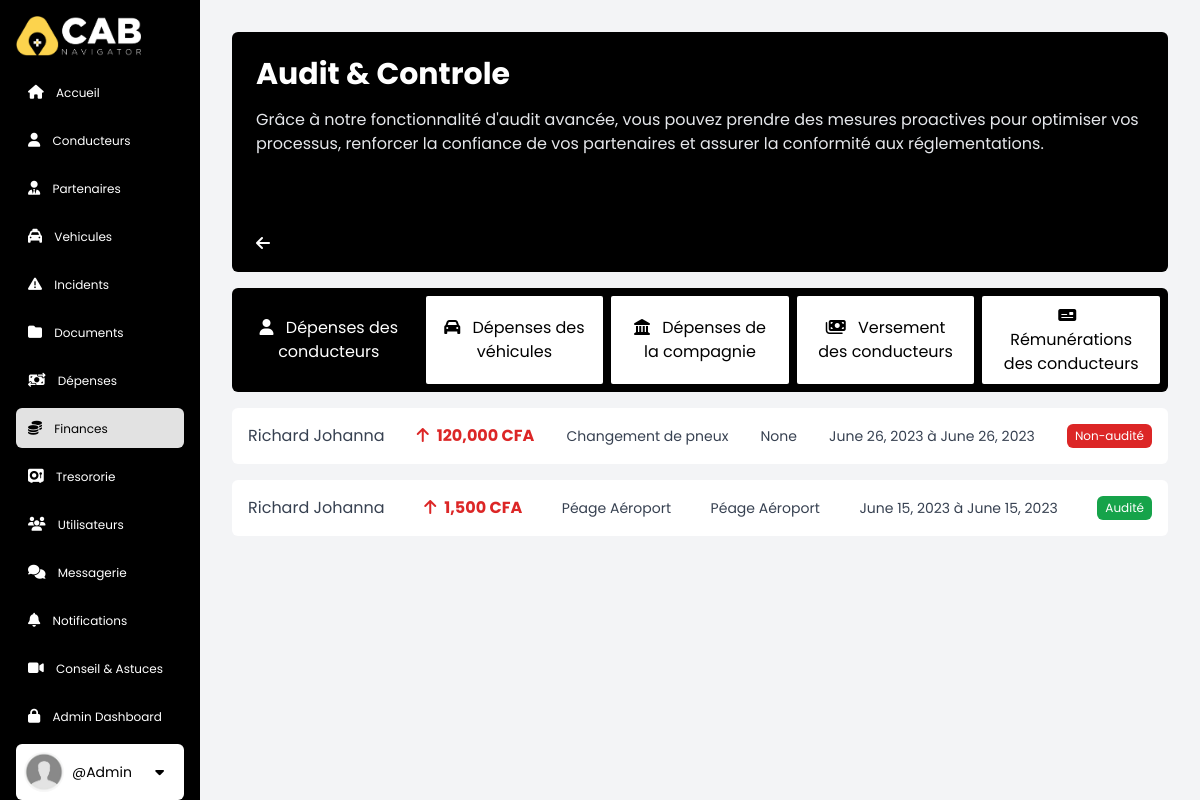
/finances/audit/ (signed in), run on the app's committed database.
### accounts/models.py (models this page shows, shortened)
class CustomUser(AbstractBaseUser, PermissionsMixin):
    pass
    email = models.EmailField(db_index=True, unique=True, max_length=255)
    username = models.CharField(
        max_length=255, unique=True,  blank=True, null=True)
    first_name = models.CharField(max_length=255)
    last_name = models.CharField(max_length=255)
    phone = models.CharField(max_length=255, blank=True, null=True)
    role = models.ForeignKey(
        Role, on_delete=models.SET_NULL, blank=True, null=True,)
    is_active = models.BooleanField(default=True)
    is_staff = models.BooleanField(default=False)
    is_superuser = models.BooleanField(default=False)
    objects = CustomUserManager()
    USERNAME_FIELD = 'email'
    REQUIRED_FIELDS = []

### finances/models.py (models this page shows, shortened)
class DriverExpense(models.Model):
    vault = models.ForeignKey(
        Vault, on_delete=models.SET_NULL, null=True, blank=True)
    driver = models.ForeignKey(
        Driver, on_delete=models.SET_NULL, null=True, blank=True)
    title = models.CharField(max_length=255, default='')
    details = models.CharField(max_length=1000, blank=True, null=True)
    amount = models.IntegerField(null=False, blank=True, default='0')
    date = models.DateField(null=True, blank=True)
    time = models.TimeField(null=True, blank=True)
    is_audited = models.BooleanField(default=False)
    receit = models.ImageField(
        upload_to='driver_expenses', blank=True, null=True)

### base/models.py (models this page shows, shortened)
class Driver(models.Model):
    user = models.OneToOneField(CustomUser, on_delete=models.CASCADE)
    vehicle = models.ForeignKey(
        'Vehicle', on_delete=models.SET_NULL, null=True, blank=True)
    civility = models.CharField(max_length=50, default='', choices=civ_titles)
    martital_status = models.CharField(
        max_length=50, default='', choices=marital_statuses)
    first_name = models.CharField(max_length=255)
    last_name = models.CharField(max_length=255)
    nationality = CountryField(
        blank_label="", blank=True, null=True)
    date_of_birth = models.DateField(null=True, blank=True)
    place_of_birth = models.CharField(
        max_length=255, default='', blank=True, null=True)
    city = models.CharField(max_length=255, default='', blank=True, null=True)
    phone = models.CharField(max_length=255, default='',)
    address = models.CharField(
        max_length=255, default='', blank=True, null=True)
    bio = models.CharField(max_length=1000, blank=True, null=True)
    image = models.ImageField(upload_to='drivers', blank=True, null=True)
    date_joined = models.DateTimeField(auto_now=True)
    is_active = models.BooleanField(default=False)
    score = models.IntegerField(null=False, blank=True, default='100')
    observation = models.CharField(
        max_length=1000, default='', null=True, blank=True)

### finances/views.py (the view)
# urls.py: path('audit/', audit, name='audit'),
@login_required(login_url='login')
def audit(req):
    user = req.user
    if user.role.sec_level < 3:
        return HttpResponseRedirect(req.META.get('HTTP_REFERER'))
    payments = Payment.objects.all().all().order_by('-payday')
    payouts = Payout.objects.all().all().order_by('-payday')
    d_expenses = DriverExpense.objects.all().order_by('-date')
    v_expenses = VehicleExpense.objects.all().order_by('-date')
    g_expenses = GlobalExpense.objects.all().order_by('-date')
    context = {
        "finance_page": "active",
        'title': 'audits',
        'payments': payments,
        'payouts': payouts,
        'd_expenses': d_expenses,
        'v_expenses': v_expenses,
        'g_expenses': g_expenses,
    }
    return render(req, 'finances/accounting/audit.html', context)

### finances/templates/finances/accounting/audit.html (shortened to what this page needs)
{% extends 'main.html' %} {% load static %} {% block content %}
<div class="relative bg-black p-6 w-full h-60 rounded-md overflow-hidden">
  <h1 class="text-white text-3xl font-bold">Audit & Controle</h1>
  <p class="mt-4 text-gray-200">
    Grâce à notre fonctionnalité d'audit avancée, vous pouvez prendre des
    mesures proactives pour optimiser vos processus, renforcer la confiance de
    vos partenaires et assurer la conformité aux réglementations.
  </p>
  <a
    href="{% url 'finances' %}"
    class="text-white hover:text-amber-300 py-2 transition duration-300 ease-in-out absolute bottom-2 left-6"
    ><i class="fa-solid fa-arrow-left"></i
  ></a>
</div>
<nav
  class="tabbar mx-auto my-4 p-2 bg-black rounded-md flex justify-between gap-2 w-full"
>
  <button
    class="tabbutton px-4 py-2 bg-white hover:bg-black text-black hover:text-white rounded-sm w-full"
    onclick="openTab(event, 'd_expenses')"
    id="defaulttab"
  >
    <i class="fa-solid fa-user lg:mr-2"></i>
    <span class="hidden lg:inline"> Dépenses des conducteurs </span>
  </button>
  <button
    class="tabbutton px-4 py-2 bg-white hover:bg-black text-black hover:text-white rounded-sm w-full"
    onclick="openTab(event, 'v_expenses')"
  >
    <i class="fa-solid fa-car lg:mr-2"></i>
    <span class="hidden lg:inline"> Dépenses des véhicules </span>
  </button>
  <button
    class="tabbutton px-4 py-2 bg-white hover:bg-black text-black hover:text-white rounded-sm w-full"
    onclick="openTab(event, 'g_expenses')"
  >
    <i class="fa-solid fa-landmark lg:mr-2"></i>
    <span class="hidden lg:inline"> Dépenses de la compagnie </span>
  </button>
  <button
    class="tabbutton px-4 py-2 bg-white hover:bg-black text-black hover:text-white rounded-sm w-full"
    onclick="openTab(event, 'payments')"
  >
    <i class="fa-solid fa-money-bills lg:mr-2"></i>
    <span class="hidden lg:inline"> Versement des conducteurs</span>
  </button>
  <button
    class="tabbutton px-4 py-2 bg-white hover:bg-black text-black hover:text-white rounded-sm w-full"
    onclick="openTab(event, 'payouts')"
  >
    <i class="fa-solid fa-money-check lg:mr-2"></i>
    <span class="hidden lg:inline"> Rémunérations des conducteurs</span>
  </button>
</nav>
<section id="d_expenses" class="tabcontent w-full mx-auto mb-8">
  {% if not d_expenses %}
  <div
    class="p-8 my-40 bg-gray-100 max-w-[400px] mx-auto rounded-md flex-col text-center"
  >
    <i class="fa-regular fa-folder-open text-7xl"></i>
    <p class="mt-4">Aucune données disponible pour le moment</p>
  </div>
  {% else %}
  <div class="flex flex-col gap-4">
    {% for obj in d_expenses %}
    <a href="{% url 'd_expense' obj.id  %}">
      <div
        class="p-4 flex flex-col md:flex-row justify-between items-center bg-white rounded-md overflow-hidden"
      >
        <p>{{obj.driver.last_name}} {{obj.driver.first_name}}</p>
        <p class="text-red-600 text-md font-bold">
          <i class="fa-solid fa-arrow-up mr-2"></i>{{obj.amount}} CFA
        </p>
        <p class="text-sm">{{obj.title|truncatechars:50}}</p>
        <p class="text-sm">{{obj.details|truncatechars:50}}</p>
        <p class="text-sm">{{obj.date}} à {{obj.date}}</p>
        {% if obj.is_audited %}
        <p
          class="top-2 right-2 px-2 py-1 rounded-md bg-green-600 text-xs text-white"
        >
          Audité
        </p>
        {% else %}
        <p
          class="top-2 right-2 px-2 py-1 rounded-md bg-red-600 text-xs text-white"
        >
          Non-audité
        </p>
        {% endif %}
      </div>
    </a>
    {% endfor %}
  </div>
  {% endif %}
</section>
{% endblock %}

### templates/sidebar.html (shortened to what this page needs)
{% load static %}
<div
  class="bg-black text-white w-[60px] md:w-20 p-2 md:p-4 lg:w-[200px] xl:w-[300px] h-screen fixed overflow-y-auto"
>
  <a class="lg: mb-4 flex items-center" href="{% url 'home' %}">
    <img
      class="hidden lg:inline lg:h-10 mx-auto lg:mx-0 lg:mr-2"
      src="{% static 'imgs/logo-w.png' %}"
      alt="logo"
    />
  </a>
  <ul class="flex flex-col mx-auto items-center lg:items-start">
    <a
      class="mb-2 lg:px-3 py-2 text-center lg:text-left rounded-md hover:bg-white hover:text-black transition ease-in duration-200 w-full {{home_page}}"
      href="{% url 'home' %}"
    >
      <i class="fa-solid fa-house text-sm lg:mr-2"></i>
      <span class="hidden lg:inline lg:text-xs xl:text-base">Accueil </span>
    </a>
    {% if user.role.sec_level >= 3 %}
    <a
      class="mb-2 lg:px-3 py-2 text-center lg:text-left rounded-md hover:bg-white hover:text-black transition ease-in duration-200 w-full {{drivers_page}}"
      href="{% url 'drivers' %}"
    >
      <i class="fa-solid fa-user text-sm lg:mr-2"></i>
      <span class="hidden lg:inline lg:text-xs xl:text-base">Conducteurs </span>
    </a>
    <a
      class="mb-2 lg:px-3 py-2 text-center lg:text-left rounded-md hover:bg-white hover:text-black transition ease-in duration-200 w-full {{partners_page}}"
      href="{% url 'partners' %}"
    >
      <i class="fa-solid fa-user-tie text-sm lg:mr-2"></i>
      <span class="hidden lg:inline lg:text-xs xl:text-base">Partenaires </span>
    </a>
    <a
      class="mb-2 lg:px-3 py-2 text-center lg:text-left rounded-md hover:bg-white hover:text-black transition ease-in duration-200 w-full {{vehicles_page}}"
      href="{% url 'vehicles' %}"
    >
      <i class="fa-solid fa-taxi text-sm lg:mr-2"></i>
      <span class="hidden lg:inline lg:text-xs xl:text-base">Vehicules</span>
    </a>
    {% endif %}
    <a
      class="mb-2 lg:px-3 py-2 text-center lg:text-left rounded-md hover:bg-white hover:text-black transition ease-in duration-200 w-full {{incidents_page}}"
      href="{% url 'incidents' %}"
    >
      <i class="fa-solid fa-triangle-exclamation text-sm lg:mr-2"></i>
      <span class="hidden lg:inline lg:text-xs xl:text-base">Incidents </span>
    </a>
    {% if user.role.sec_level >= 3 %}
    <a
      class="mb-2 lg:px-3 py-2 text-center lg:text-left rounded-md hover:bg-white hover:text-black transition ease-in duration-200 w-full {{documents_page}}"
      href="{% url 'documents' %}"
    >
      <i class="fa-solid fa-folder text-sm lg:mr-2"></i>
      <span class="hidden lg:inline lg:text-xs xl:text-base"> Documents </span>
    </a>
    <a
      class="mb-2 lg:px-3 py-2 text-center lg:text-left rounded-md hover:bg-white hover:text-black transition ease-in duration-200 w-full {{expenses_page}}"
      href="{% url 'expenses' %}"
    >
      <i class="fa-solid fa-money-bill-transfer text-sm lg:mr-2"></i>
      <span class="hidden lg:inline lg:text-xs xl:text-base"> Dépenses </span>
    </a>
    {% endif %}
    <a
      class="mb-2 lg:px-3 py-2 text-center lg:text-left rounded-md hover:bg-white hover:text-black transition ease-in duration-200 w-full  {{finance_page}}"
      href="{% url 'finances' %}"
    >
      <i class="fa-solid fa-coins lg:text-sm lg:mr-2"></i>
      <span class="hidden lg:inline lg:text-xs xl:text-base"> Finances </span>
    </a>
    {% if user.role.sec_level >= 3 %}
    <a
      class="mb-2 lg:px-3 py-2 text-center lg:text-left rounded-md hover:bg-white hover:text-black transition ease-in duration-200 w-full  {{vaults_page}}"
      href="{% url 'vaults' %}"
      ><i class="fa-solid fa-vault text-sm lg:mr-2"></i>
      <span class="hidden lg:inline lg:text-xs xl:text-base"> Tresororie </span>
    </a>
    <a
      class="mb-2 lg:px-3 py-2 text-center lg:text-left rounded-md hover:bg-white hover:text-black transition ease-in duration-200 w-full  {{users_page}}"
      href="{% url 'users' %}"
      ><i class="fa-solid fa-users text-sm lg:mr-2"></i>
      <span class="hidden lg:inline lg:text-xs xl:text-base">
        Utilisateurs
      </span>
    </a>
    {% endif %}
    <a
      class="mb-2 lg:px-3 py-2 text-center lg:text-left rounded-md hover:bg-white hover:text-black transition ease-in duration-200 w-full {{chats_page}}"
      href="{% url 'chats' %}"
    >
      <i class="fa-solid fa-comments text-sm lg:mr-2"></i>
      <span class="hidden lg:inline lg:text-xs xl:text-base"> Messagerie </span>
    </a>
    <a
      class="relative mb-2 lg:px-3 py-2 text-center lg:text-left rounded-md hover:bg-white hover:text-black transition ease-in duration-200 w-full {{notifications_page}}"
      href="{% url 'notifications' %}"
    >
      <i class="text-sm fa-solid fa-bell text-sm lg:mr-2"></i>
      <span class="hidden lg:inline lg:text-xs xl:text-base">
        Notifications
      </span>
    </a>
    <a
      class="mb-2 lg:px-3 py-2 text-center lg:text-left rounded-md hover:bg-white hover:text-black transition ease-in duration-200 w-full {{tips_page}}"
      href="{% url 'tips' %}"
    >
      <i class="fa-solid fa-video text-sm lg:mr-2"></i>
      <span class="hidden lg:inline lg:text-xs xl:text-base">
        Conseil & Astuces
      </span>
    </a>
    {% if user.is_superuser %}
    <a
     target="_blank"
      class="mb-2 lg:px-3 py-2 text-center lg:text-left rounded-md hover:bg-white hover:text-black transition ease-in duration-200 w-full"
      href="{% url 'admin:index' %}"
      ><i class="fa-solid fa-lock text-sm lg:mr-2"></i>
      <span class="hidden lg:inline lg:text-xs xl:text-base">
        Admin Dashboard
      </span>
    </a>
    {% endif %}
    <div
      class="px-1 py-2 lg:p-2 bg-white flex flex-col lg:flex-row items-center gap-1 lg:gap-2 mb-2 sm:text-sm lg:text-md rounded-md cursor-pointer w-full"
    >
      {% if not user.image %}
      <img
        class="hidden lg:inline h-10 w-10 rounded-full object-cover"
        src="{% static 'imgs/anon.png' %}"
        alt="user image"
      />
      {% else %}
      <img
        class="hidden lg:block h-10 w-10 rounded-full object-cover"
        src="{{user.image.url}}"
        alt="user image"
      />
      {% endif %}
      <div class="hidden lg:block w-full">
        <p class="text-black">@{{user.username}}</p>
      </div>
      <div class="relative">
        <button
          type="button"
          class=""
          name="dropdownBtn"
          id="dropdownBtn"
          aria-expanded="false"
          aria-haspopup="true"
          onclick="toggleDropdown(this)"
        >
          <i
            class="fa-sharp fa-solid fa-caret-down text-black bg-white hover:bg-gray-200 py-2 px-3 rounded-md"
          ></i>
        </button>
      </div>
    </div>
  </ul>
</div>

### static/styles.css (style rules this page uses)
html { scroll-behavior: smooth; box-sizing: border-box; }
.active { background: #e2e2e2; color: black; padding: 2px; border-radius: 1rem; }
.tabbar button.active { background-color: #000; color: white; }
.tabcontent, .minitabcontent { height: inherit; animation: fadeEffect 1s; }

### templates/main.html (style rules this page uses)
body { font-family: "Poppins", sans-serif; }

### data on the page
CustomUser: username "Admin"
DriverExpense: driver.last_name "Richard", driver.first_name "Johanna", amount "120,000", title "Changement de pneux", details "None", date "June 26, 2023", is_audited "Non-audité"
DriverExpense: driver.last_name "Richard", driver.first_name "Johanna", amount "1,500", title "Péage Aéroport", details "Péage Aéroport", date "June 15, 2023", is_audited "Audité"
